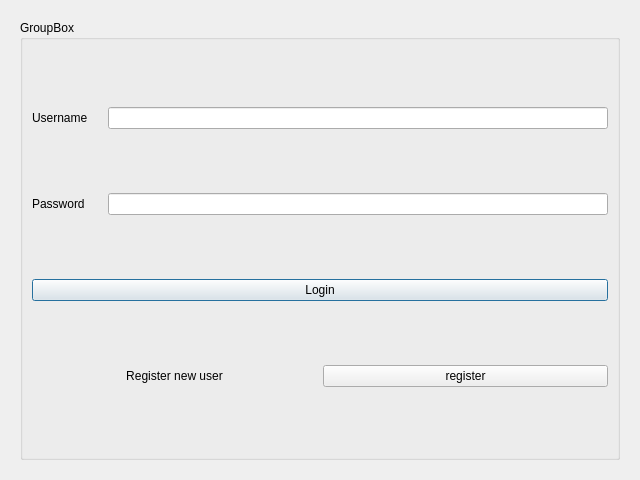
<?xml version="1.0" encoding="UTF-8"?>
<ui version="4.0">
 <class>LoginDialog</class>
 <widget class="QDialog" name="LoginDialog">
  <property name="geometry">
   <rect>
    <x>0</x>
    <y>0</y>
    <width>640</width>
    <height>480</height>
   </rect>
  </property>
  <property name="minimumSize">
   <size>
    <width>640</width>
    <height>480</height>
   </size>
  </property>
  <property name="maximumSize">
   <size>
    <width>1920</width>
    <height>1080</height>
   </size>
  </property>
  <property name="windowTitle">
   <string>Login window</string>
  </property>
  <layout class="QVBoxLayout" name="verticalLayout_2">
   <item>
    <widget class="QStackedWidget" name="stackedWidget">
     <property name="currentIndex">
      <number>0</number>
     </property>
     <widget class="QWidget" name="page">
      <layout class="QHBoxLayout" name="horizontalLayout_3">
       <item>
        <widget class="QGroupBox" name="groupBox">
         <property name="title">
          <string>GroupBox</string>
         </property>
         <layout class="QVBoxLayout" name="verticalLayout">
          <item>
           <layout class="QHBoxLayout" name="horizontalLayout">
            <item>
             <widget class="QLabel" name="label">
              <property name="text">
               <string>Username</string>
              </property>
             </widget>
            </item>
            <item>
             <widget class="QLineEdit" name="le_logDiaUsername">
              <property name="maximumSize">
               <size>
                <width>500</width>
                <height>16777215</height>
               </size>
              </property>
             </widget>
            </item>
           </layout>
          </item>
          <item>
           <layout class="QHBoxLayout" name="horizontalLayout_2">
            <item>
             <widget class="QLabel" name="label_2">
              <property name="text">
               <string>Password</string>
              </property>
             </widget>
            </item>
            <item>
             <widget class="QLineEdit" name="le_logDiaPassword">
              <property name="maximumSize">
               <size>
                <width>500</width>
                <height>16777215</height>
               </size>
              </property>
             </widget>
            </item>
           </layout>
          </item>
          <item>
           <widget class="QPushButton" name="pb_login">
            <property name="text">
             <string>Login</string>
            </property>
           </widget>
          </item>
          <item>
           <layout class="QHBoxLayout" name="horizontalLayout_4">
            <item>
             <widget class="QLabel" name="label_3">
              <property name="text">
               <string>Register new user</string>
              </property>
              <property name="alignment">
               <set>Qt::AlignCenter</set>
              </property>
             </widget>
            </item>
            <item>
             <widget class="QPushButton" name="pb_newRegister">
              <property name="text">
               <string>register</string>
              </property>
             </widget>
            </item>
           </layout>
          </item>
         </layout>
        </widget>
       </item>
      </layout>
     </widget>
     <widget class="QWidget" name="page_2">
      <layout class="QHBoxLayout" name="horizontalLayout_5">
       <item>
        <widget class="QGroupBox" name="groupBox_2">
         <property name="title">
          <string>GroupBox</string>
         </property>
         <layout class="QVBoxLayout" name="verticalLayout_3">
          <item>
           <layout class="QHBoxLayout" name="horizontalLayout_6">
            <item>
             <widget class="QLabel" name="label_4">
              <property name="text">
               <string>Username</string>
              </property>
              <property name="alignment">
               <set>Qt::AlignCenter</set>
              </property>
             </widget>
            </item>
            <item>
             <widget class="QLineEdit" name="le_diaRegUsername">
              <property name="maximumSize">
               <size>
                <width>500</width>
                <height>16777215</height>
               </size>
              </property>
             </widget>
            </item>
           </layout>
          </item>
          <item>
           <layout class="QHBoxLayout" name="horizontalLayout_7">
            <item>
             <widget class="QLabel" name="label_5">
              <property name="text">
               <string>Password</string>
              </property>
              <property name="alignment">
               <set>Qt::AlignCenter</set>
              </property>
             </widget>
            </item>
            <item>
             <widget class="QLineEdit" name="le_diaRegPassword">
              <property name="maximumSize">
               <size>
                <width>500</width>
                <height>16777215</height>
               </size>
              </property>
             </widget>
            </item>
           </layout>
          </item>
          <item>
           <layout class="QHBoxLayout" name="horizontalLayout_8">
            <item>
             <widget class="QLabel" name="label_6">
              <property name="text">
               <string>Email</string>
              </property>
              <property name="alignment">
               <set>Qt::AlignCenter</set>
              </property>
             </widget>
            </item>
            <item>
             <widget class="QLineEdit" name="le_diaRegEmail">
              <property name="maximumSize">
               <size>
                <width>500</width>
                <height>16777215</height>
               </size>
              </property>
             </widget>
            </item>
           </layout>
          </item>
          <item>
           <widget class="QPushButton" name="pb_diaReg">
            <property name="text">
             <string>Register</string>
            </property>
           </widget>
          </item>
         </layout>
        </widget>
       </item>
      </layout>
     </widget>
    </widget>
   </item>
  </layout>
 </widget>
 <resources/>
 <connections/>
</ui>
